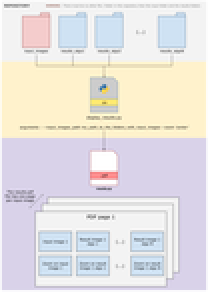
#> input picture display_tool/illustrations/display_tool.png, 104 x 147 px, shrunk from 793 x 1121 before the run, given in place of illustrations, which was not available (shown 2 times larger)
$ python blockiness.py --image_path ../display_tool/illustrations
#> lines starting #> are read from the running program, lines starting #| are printed output that depends on the picture; after the words box and inside, x2 and y2 are one past the last pixel; in counts of white or black regions, pixels touching at a corner belong together; long printed decimals are rounded; pictures that were not available may be replaced by others from this repository, and a replacement may not be noted
# ---------- IMPORTS ---------------------------------------------------------------------------------

import os
import math
import scipy
import argparse
import numpy as np
import matplotlib.pyplot as plt

from scipy.fft import fft, fftfreq
from scipy import signal as sp

# ---------- FUNCTIONS TO COMPUTE BLOCKINESS ---------------------------------------------------------

def to_1d_signal(an_image:np.array, axis=0):
    """Function to flatten the difference of rows or columns of an image to a one dimensionnal signal

    Args:
        an_image (np.array): image in a numpy array. For the moment only one-channel images are supported
        axis (int, optional): 0 or 1 to flatten along rows or columns. Defaults to 0.
    """
    shape = an_image.shape
    if axis==0:
        for i in range(1, shape[0]):
            an_image[-i,:] = abs(an_image[-i,:] - an_image[-i-1,:])
        an_image[0,:] = 0
        signal_1d = an_image.flatten('C')

    elif axis==1:
        for j in range(1, shape[1]):
            an_image[:,-j] = abs(an_image[:,-j] - an_image[:,-j-1])
        an_image[:,0]
        signal_1d = an_image.flatten('F')

    return(signal_1d)


def make_segments(signal, N:int, n_0:int, step:int):
    """This function will create segments extracted from the input signal

    Args:
        signal (list or np.array): input array or list
        N (int): length of the segments
        n_0 (int): offset
        step (int): step between two beginning segments

    Returns:
        list: list of list containing the segments
    """
    input_sequence = list(signal)
    end_point = n_0 + N
    segments = []
    i = 0

    while end_point < len(signal):
        segments.append(input_sequence[n_0+(i*step):n_0+(i*step)+N])
        end_point = n_0 + ((i+1)*step) + N
        i+=1

    return segments


def fast_fourier_transform(segment:list):
    """This function computes the FFT of a one-dimensionnal input signal

    Args:
        segment (list): segment on which we want to compute the FFT
    """
    return(fft(segment))


def power_spectrum(segment:list):
    """Computes the power spectrum of an input segment

    Args:
        segment (list): fft of an input segment

    Returns:
        list: power spectrum of the input having lenght of input length / 2 + 1
    """
    N = len(segment)
    segment_ps_all = list((np.abs(segment))**2)
    segment_ps = segment_ps_all[:(int(N/2)+1)]
    segment_ps[1:-1] = list(map(lambda x: 2*x, segment_ps[1:-1]))
    return segment_ps


def overall_estimated_ps(all_ps:list):
    """Function to average all the lists of power spectrums

    Args:
        all_ps (list): list of list of power spectrum
    """
    L = len(all_ps)
    overall_sum = [sum(ps) for ps in zip(*all_ps)]
    overall_average = list(map(lambda x: x/L, overall_sum))
    return(overall_average)


def median_smoothing(overall_power_spectrum:list, window_size=5):
    """Function to median filter a one-dimensionnal input signal

    Args:
        overall_power_spectrum (list): signal to median filter
    """
    filtered = sp.medfilt(overall_power_spectrum, kernel_size=window_size)
    return(filtered)


def blocking_measure(P:list, P_m:list):
    """Function to compute the overall blockiness measure based on the differences between
    the overall power spectrum and the smoothed overall power spectrum at the specific
    frequencies N/8, N/4, 3N/8 and N/2

    Args:
        P (list): overall power spectrum
        P_m (list): smoothed overall power spectrum

    Returns:
        float: measure of blockiness of the rows or columns
    """
    N = 2*len(P) - 2
    points = [N/8, N/4, 3*N/8, N/2]
    M = 0
    for i in points:
        i = int(i)
        M += 7/8*(P[i] - P_m[i])
    return M


def nearest_smaller_power_of_two(x):
    """This function computes the nearest inferior power of two for a given number

    Args:
        x (float): input number
    """
    powers = np.array([32*2**i for i in range(9)])
    if x in powers: return(x)
    res = np.argmax((powers/x)>=1)
    return(2**(res+4))

# ---------- MAIN ------------------------------------------------------------------------------------

if __name__ == '__main__':

    parser = argparse.ArgumentParser()
    parser.add_argument('--image_path', type=str, required=True, help='path to folder with input images')
    args = parser.parse_args()

    image_path = args.image_path

    image = plt.imread(image_path)
#> image is the input picture: shape (147, 104, 3) float32; mean R, G, B 0.902, 0.886, 0.882
    h, w, c = image.shape
#> h = 147; w = 104; c = 3

    h_ = nearest_smaller_power_of_two(h)
#> h_ = 128
    w_ = nearest_smaller_power_of_two(w)
#> w_ = 64

    image = image[:h_, :w_, 0]
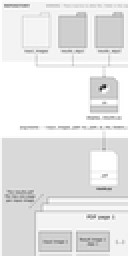
#> image: shape (128, 64) float32 (shown 2 times larger); min 0.129, max 1, mean 0.903

    segment_length = 256

    segments_rows = make_segments(to_1d_signal(image, axis=0), N=segment_length, n_0=0, step=4)
#> after the loop in to_1d_signal, `for i in range(1, shape[0]):`:
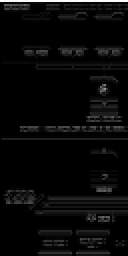
#> an_image: shape (128, 64) float32 (shown 2 times larger); min 0, max 0.996, mean 0.0375
#> in to_1d_signal, `an_image[0,:] = 0`:
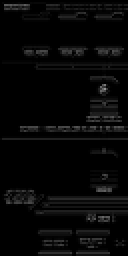
#> an_image: shape (128, 64) float32 (shown 2 times larger); 0.78% of pixels changed, all inside (x1, y1, x2, y2) = (0, 0, 64, 1)
#> in to_1d_signal, `signal_1d = an_image.flatten('C')`: signal_1d = 8192 values, max 0.573 at index 2868, min 0 at index 0, mean 0.0299
#> in make_segments, `input_sequence = list(signal)`: input_sequence has the same summary as signal_1d in to_1d_signal
#> the loop in make_segments, `while end_point < len(signal):` made 1984 passes
#> end_point on passes 1 to 3: 260, 264, 268
#> after the loop in make_segments, `while end_point < len(signal):`: i = 1984; segments = 1984 items
#> segments_rows = 1984 items
    segments_cols = make_segments(to_1d_signal(image, axis=1), N=segment_length, n_0=0, step=4)
#> call 2 of to_1d_signal, with axis = 1
#> after the loop in to_1d_signal (call 2), `for j in range(1, shape[1]):`:
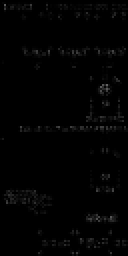
#> an_image: shape (128, 64) float32 (shown 2 times larger); min 0, max 0.388, mean 0.0106
#> in to_1d_signal (call 2), `signal_1d = an_image.flatten('F')`: signal_1d = 8192 values, max 0.388 at index 6826, min 0 at index 0, mean 0.0106
#> the loop in make_segments (call 2), `while end_point < len(signal):` made 1984 passes
#> segments_cols = 1984 items

    X_rows = [fast_fourier_transform(s) for s in segments_rows]
#> X_rows = 1984 items
    X_cols = [fast_fourier_transform(s) for s in segments_cols]
#> X_cols = 1984 items

    P_rows = overall_estimated_ps([power_spectrum(X_i) for X_i in X_rows])
#> in overall_estimated_ps, `L = len(all_ps)`: L = 1984
#> in overall_estimated_ps, `overall_sum = [sum(ps) for ps in zip(*all_ps)]`: overall_sum = 129 values, max 185975.5 at index 0, min 99.06 at index 128, mean 4278.6
#> in overall_estimated_ps, `overall_average = list(map(lambda x: x/L, overall_sum))`: overall_average = 129 values, max 93.74 at index 0, min 0.0499 at index 128, mean 2.16
#> P_rows has the same summary as overall_average in overall_estimated_ps
    P_cols = overall_estimated_ps([power_spectrum(X_i) for X_i in X_cols])
#> P_cols = 129 values, max 10.26 at index 0, min 0.111 at index 128, mean 0.586

    P_m_rows = median_smoothing(P_rows)
#> in median_smoothing, `filtered = sp.medfilt(overall_power_spectrum, kernel_size=window_size)`: filtered = 129 values, max 24.31 at index 2, min 0.0499 at index 128, mean 1.24
#> P_m_rows has the same summary as filtered in median_smoothing
    P_m_cols = median_smoothing(P_cols)
#> P_m_cols = 129 values, max 1.95 at index 14, min 0.111 at index 128, mean 0.437

    M_bv = blocking_measure(P_rows, P_m_rows)
#> in blocking_measure, `N = 2*len(P) - 2`: N = 256
#> in blocking_measure, `points = [N/8, N/4, 3*N/8, N/2]`: points = [32, 64, 96, 128]
#> the loop in blocking_measure, `for i in points:` made 4 passes
#> (i, M) on passes 1 to 4: (32, 0.462), (64, 0.728), (96, 0.777), (128, 0.777)
#> after the loop in blocking_measure, `for i in points:`: M = 0.777
#> M_bv = 0.777
    M_bh = blocking_measure(P_cols, P_m_cols)
#> the loop in blocking_measure (call 2), `for i in points:` made 4 passes
#> (i, M) on passes 1 to 4: (32, 0), (64, 0.0414), (96, 0.168), (128, 0.168)
#> M_bh = 0.168

    print(.5*M_bv + .5*M_bh)
#| 0.4728
